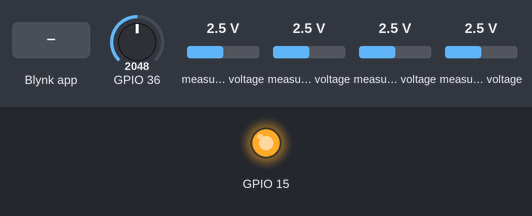
Recording of a sketch running on a simulated ESP32. Parts: output pins drawn as LEDs (lit = HIGH). The test bench sets the inputs (shaded band); at power-on: GPIO 36 = 2048, measured voltage 2.5 V. WiFi joins after 1.5 s; servers stay silent unless stated; what the sketch prints to the serial monitor is not drawn.

Above: at 3.0 s.
3.1 s: Blynk app writes 0 to V2
At 5.1 s:
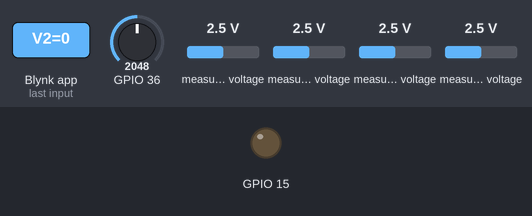
5.4 s: Blynk app writes 1 to V2
At 7.2 s:
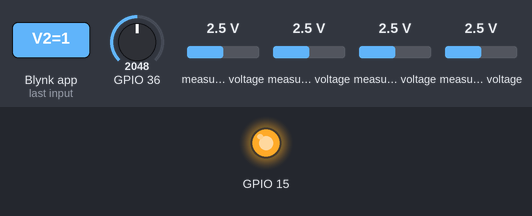
7.5 s: Blynk app writes 200 to V2
At 9.5 s:
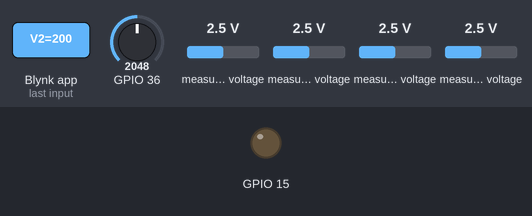
Timing chart, 0 to 11.0 s (numbered marks = the images above; inputs shaded):
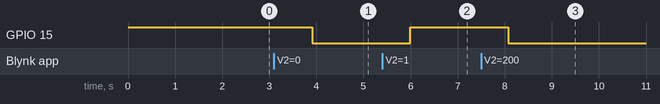

The sketch:

ESP32WifiPowerLogger.ino
```cpp
#define BLYNK_PRINT Serial

#define BLYNK_TEMPLATE_ID "TMPL6dt6WDMoo"
#define BLYNK_TEMPLATE_NAME "Solar Monitor"
#define BLYNK_AUTH_TOKEN "OGpL-BYM3EvTps_cyp9FZF-ZdsXgY3Tw"

#include <WiFi.h>
#include <WiFiClient.h>
#include <BlynkSimpleEsp32.h>
#include <Adafruit_ADS1X15.h>
#include <SPI.h>

Adafruit_ADS1115 ads;

char ssid[] = "LEGASPI";
char pass[] = "Jasper12345";

char auth[] = BLYNK_AUTH_TOKEN;


double ReadVoltage(byte pin){
  double reading = analogRead(pin); // Reference voltage is 3v3 so maximum reading is 3v3 = 4095 in range 0 to 4095
  if(reading < 1 || reading > 4095) return 0;
  // return -0.000000000009824 * pow(reading,3) + 0.000000016557283 * pow(reading,2) + 0.000854596860691 * reading + 0.065440348345433;
  return -0.000000000000016 * pow(reading,4) + 0.000000000118171 * pow(reading,3)- 0.000000301211691 * pow(reading,2)+ 0.001109019271794 * reading + 0.034143524634089;
  //outputs in Volts

}

void setup(void) {

  // Debug console
  Serial.begin(115200);


  //Pin is for External Control of AC output
  pinMode(15, OUTPUT);
  digitalWrite(15, HIGH);

  //Initialize the Blynk library
  Blynk.begin(auth, ssid, pass, "blynk.cloud", 80);


  //ADC initialization
  ads.setGain(GAIN_SIXTEEN);
  if (!ads.begin()) {
    Serial.println("Failed to initialize ADS.");
    while (1);
  }
}

BLYNK_WRITE(V2){

    //Control for AC Output
    int pinValue = param.asInt();
    if(pinValue == 1 ){
        digitalWrite(15, HIGH);
    }
    else{
        digitalWrite(15, LOW);
    }
}

void loop(void) {

    //Multiplier for the ADC reading
    float multiplier = 0.0078125;

    //Data Measurements and Processing
    double batVoltageValue = ReadVoltage(36) * 10;
    int16_t chargeCurrentReading = ads.readADC_Differential_2_3();
    int16_t dischargeCurrentReading = ads.readADC_Differential_0_1();

    double chargeCurrentValue = abs(chargeCurrentReading) * multiplier / 1.5;
    double dischargeCurrentValue = abs(dischargeCurrentReading) * multiplier / 1.5;

    //Kinda useless? was used to avoid negative values but gi absolute naman nako so, ya, useless
    if (chargeCurrentValue < 0 || chargeCurrentValue > 30){
        chargeCurrentValue = 0;
        }
    if (dischargeCurrentValue < 0){
        dischargeCurrentValue = 0;
        }
    double chargePowerValue = batVoltageValue * chargeCurrentValue;
    double dischargePowerValue = batVoltageValue * dischargeCurrentValue;

    //Could have included more processes for total power harvested and consumed but we are limited to the amount of datastream we can send to blynk of which is 5. Can be easily implemented if blynk restrictions are circumvented

    // Send it to Blynk
    Blynk.run();
    Blynk.virtualWrite(V0, batVoltageValue);
    Blynk.virtualWrite(V1, chargeCurrentValue);
    Blynk.virtualWrite(V3, chargePowerValue);
    Blynk.virtualWrite(V4, dischargePowerValue);
    //AC control counts as 1 datastream


    //For console debugging
    Serial.printf("Battery Voltage = %f\n", batVoltageValue);
    Serial.printf("Battery Charge = %f\n", chargeCurrentValue);
    Serial.printf("Battery Disharge = %f\n", dischargeCurrentValue);
    Serial.printf("Charge Power = %f\n", chargePowerValue);
    Serial.printf("Disharge Power = %f\n", dischargePowerValue);

   delay(1000);
   //delay so blynk doesn't block our connection
}
```

Measured:
- after the input at 3.1 s, GPIO 15: HIGH → LOW after 0.82 s
- after the input at 5.4 s, GPIO 15: LOW → HIGH after 0.60 s
- after the input at 7.5 s, GPIO 15: HIGH → LOW after 0.58 s
